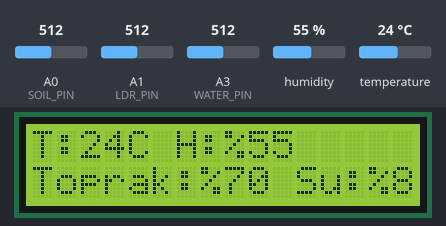
The sketch below on a simulated Arduino Uno, built with avr-gcc and run on an emulated ATmega328P. Shown: 16×2 character LCD. Inputs (shaded band) come from the test bench; at power-on: humidity 55 %, A0 (SOIL_PIN) = 512, A3 (WATER_PIN) = 512, temperature 24 °C, A1 (LDR_PIN) = 512. What the sketch prints to the serial monitor is not drawn.

Above: at 2.2 s.
2.3 s: humidity set to 22 %
At 5.1 s:
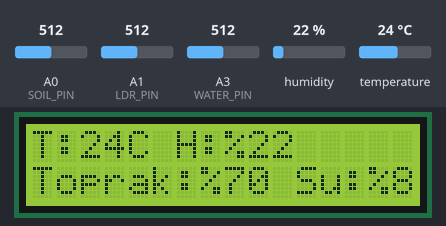
5.7 s: A0 (SOIL_PIN) set to 716
At 7.8 s:
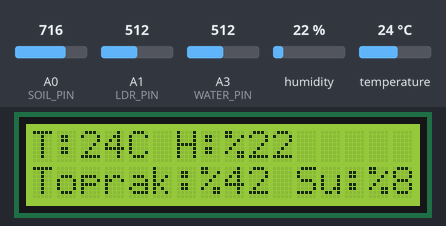
8.7 s: A3 (WATER_PIN) set to 62
At 11.5 s:
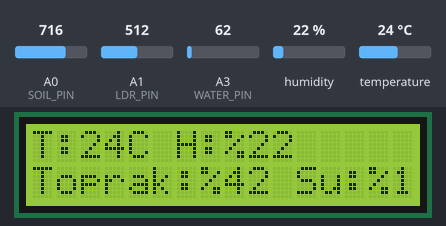
11.8 s: A3 (WATER_PIN) set to 57
At 14.2 s:
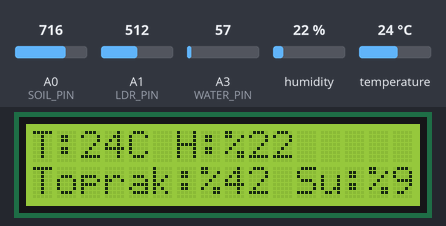
14.9 s: temperature set to 12 °C
At 16.8 s:
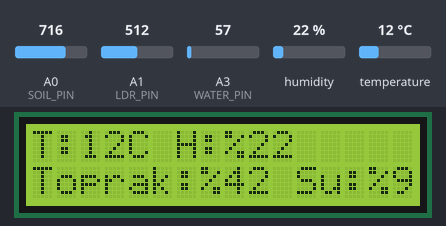
18.0 s: A0 (SOIL_PIN) set to 992
At 20.6 s:
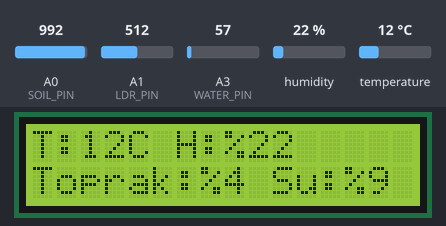
Timing chart, 0 to 22.0 s (numbered marks = the images above; inputs shaded):
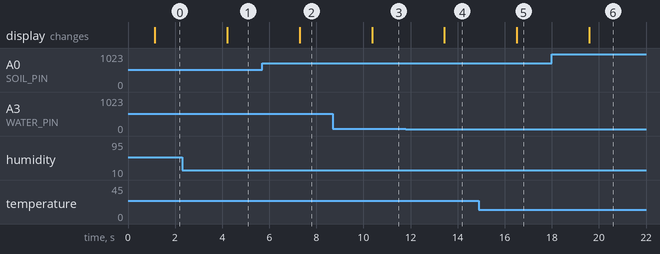

Measured:
- after the input at 2.3 s, the display: changes after 1.9 s (image 1)
- after the input at 5.7 s, the display: changes after 1.6 s (image 2)
- after the input at 8.7 s, the display: changes after 1.7 s (image 3)
- after the input at 11.8 s, the display: changes after 1.6 s (image 4)
- after the input at 14.9 s, the display: changes after 1.6 s (image 5)
- after the input at 18.0 s, the display: changes after 1.6 s (image 6)

The sketch:

14-sensor-hub.ino
```cpp
// Ref: docs/malzemeler.md — tum sensorler
// Faz 2 — Sensor Hub: Tum sensorleri entegre okuma
// LCD + seri monitör cikti

#include <LiquidCrystal.h>
#include <DHT.h>

#define DHT_PIN 2
#define DHT_TYPE DHT11

LiquidCrystal lcd(8, 9, 10, 11, 12, 13);
DHT dht(DHT_PIN, DHT_TYPE);

const int SOIL_PIN = A0;
const int LDR_PIN = A1;
const int LM35_PIN = A2;
const int WATER_PIN = A3;
const int SOIL_POWER = 7;

void setup() {
  pinMode(SOIL_POWER, OUTPUT);
  Serial.begin(9600);
  dht.begin();
  lcd.begin(16, 2);
  lcd.print("Sensor Hub");
  delay(1000);
  Serial.println("=== Sera Sensor Hub ===");
}

int readSoil() {
  digitalWrite(SOIL_POWER, HIGH);
  delay(10);
  int raw = analogRead(SOIL_PIN);
  digitalWrite(SOIL_POWER, LOW);
  return map(constrain(raw, 300, 1023), 1023, 300, 0, 100);
}

void loop() {
  float temp = dht.readTemperature();
  float hum = dht.readHumidity();
  int soil = readSoil();
  int light = analogRead(LDR_PIN);
  int water = map(constrain(analogRead(WATER_PIN), 0, 600), 0, 600, 0, 100);

  // Seri monitör
  Serial.println("--- Olcum ---");
  Serial.print("Sicaklik: "); Serial.print(temp); Serial.println(" C");
  Serial.print("Nem: %"); Serial.println(hum);
  Serial.print("Toprak nemi: %"); Serial.println(soil);
  Serial.print("Isik (ham): "); Serial.println(light);
  Serial.print("Su seviyesi: %"); Serial.println(water);

  // LCD
  lcd.setCursor(0, 0);
  lcd.print("T:");
  lcd.print(temp, 0);
  lcd.print("C H:%");
  lcd.print(hum, 0);
  lcd.print("   ");
  lcd.setCursor(0, 1);
  lcd.print("Toprak:%");
  lcd.print(soil);
  lcd.print(" Su:%");
  lcd.print(water);
  lcd.print(" ");

  delay(3000);
}
```
